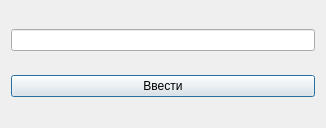
<?xml version="1.0" encoding="UTF-8"?>
<ui version="4.0">
 <class>input</class>
 <widget class="QDialog" name="input">
  <property name="geometry">
   <rect>
    <x>0</x>
    <y>0</y>
    <width>326</width>
    <height>128</height>
   </rect>
  </property>
  <property name="windowTitle">
   <string>Dialog</string>
  </property>
  <layout class="QVBoxLayout" name="verticalLayout">
   <item>
    <widget class="QLineEdit" name="lineEdit"/>
   </item>
   <item>
    <widget class="QPushButton" name="pushButton">
     <property name="text">
      <string>Ввести</string>
     </property>
    </widget>
   </item>
  </layout>
 </widget>
 <resources/>
 <connections/>
</ui>
